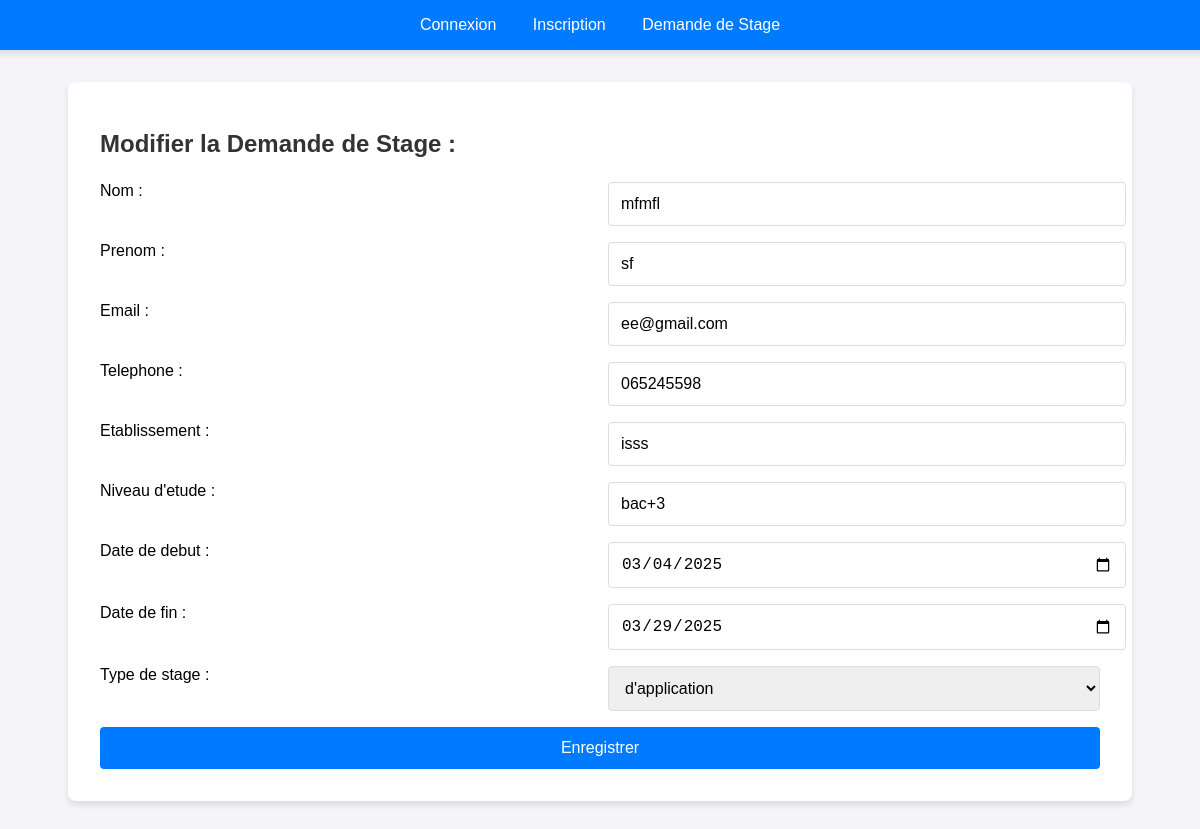
The app's page /edit.php?id=1 (signed in) with its own data.
### tables this page shows
CREATE TABLE `demandes_stage` (
  `id` int(11) NOT NULL,
  `nom` varchar(255) NOT NULL,
  `prenom` varchar(255) NOT NULL,
  `email` varchar(255) NOT NULL,
  `telephone` varchar(20) NOT NULL,
  `etablissement` varchar(255) NOT NULL,
  `niveau_etudes` varchar(255) NOT NULL,
  `date_debut` date NOT NULL,
  `date_fin` date NOT NULL,
  `type_stage` varchar(50) NOT NULL,
  `created_at` timestamp NOT NULL DEFAULT current_timestamp(),
  `statut` varchar(50) DEFAULT 'pending',
  `tuteur_id` int(11) DEFAULT NULL,
  `notes` text DEFAULT NULL
);

### edit.php (the view, shortened to what this page needs)
<?php
require 'db_connection.php';
$id = $_GET['id'];
$stmt = $pdo->prepare('SELECT * FROM demandes_stage WHERE id = ?');
$stmt->execute([$id]);
$demande = $stmt->fetch();
?>
<!DOCTYPE html>
<html lang="fr">
<head>
</head>
<body>
    <div class="menu">
        <a href="login.php">Connexion</a>
        <a href="signup.php">Inscription</a>
        <a href="demande_stage.php">Demande de Stage</a>
    </div>
    <div class="container">
        <h1>Modifier la Demande de Stage :</h1>
        <form method="post">
            Nom :<input type="text" name="nom" placeholder="Nom" value="<?= htmlspecialchars($demande['nom']) ?>" required>
            Prenom :<input type="text" name="prenom" placeholder="Prénom" value="<?= htmlspecialchars($demande['prenom']) ?>" required>
            Email :<input type="email" name="email" placeholder="Email" value="<?= htmlspecialchars($demande['email']) ?>" required>
            Telephone :<input type="number" name="telephone" placeholder="Téléphone" value="<?= htmlspecialchars($demande['telephone']) ?>" required>
            Etablissement :<input type="text" name="etablissement" placeholder="Établissement" value="<?= htmlspecialchars($demande['etablissement']) ?>" required>
            Niveau d'etude :<input type="text" name="niveau_etudes" placeholder="Niveau d'études" value="<?= htmlspecialchars($demande['niveau_etudes']) ?>" required>
            Date de debut :<input type="date" name="date_debut" placeholder="Date de début" value="<?= htmlspecialchars($demande['date_debut']) ?>" required>
            Date de fin :<input type="date" name="date_fin" placeholder="Date de fin" value="<?= htmlspecialchars($demande['date_fin']) ?>" required>
            Type de stage :<select name="type_stage" required>
                <option value="d'application" <?= $demande['type_stage'] == "d'application" ? 'selected' : '' ?>>d'application</option>
            </select>
            <button type="submit">Enregistrer</button>
        </form>
    </div>
</body>
</html>

### edit.php (style rules this page uses)
body { font-family: Arial, sans-serif; background-color: #f4f4f9; margin: 0; display: flex; flex-direction: column; align-items: center; }
.menu { width: 100%; background-color: #007bff; padding: 1rem; box-shadow: 0 4px 6px rgba(0, 0, 0, 0.1); text-align: center; }
.menu a { color: white; text-decoration: none; margin: 0 1rem; font-size: 1rem; }
.container { background: white; padding: 2rem; border-radius: 8px; box-shadow: 0 4px 6px rgba(0, 0, 0, 0.1); width: 90%; max-width: 1000px; margin: 2rem 0; }
h1 { color: #333; font-size: 1.5rem; margin-bottom: 1.5rem; }
form { display: grid; grid-template-columns: repeat(2, 1fr); gap: 1rem; }
input, select { width: 100%; padding: 0.75rem; border: 1px solid #ddd; border-radius: 4px; font-size: 1rem; }
button { grid-column: span 2; padding: 0.75rem; background-color: #007bff; color: white; border: none; border-radius: 4px; font-size: 1rem; cursor: pointer; }

### records on screen
demandes_stage: nom "mfmfl", prenom "sf", email "ee@gmail.com", telephone "065245598", etablissement "isss", niveau_etudes "bac+3", date_debut "03/04/2025", date_fin "03/29/2025", type_stage "d'application"
